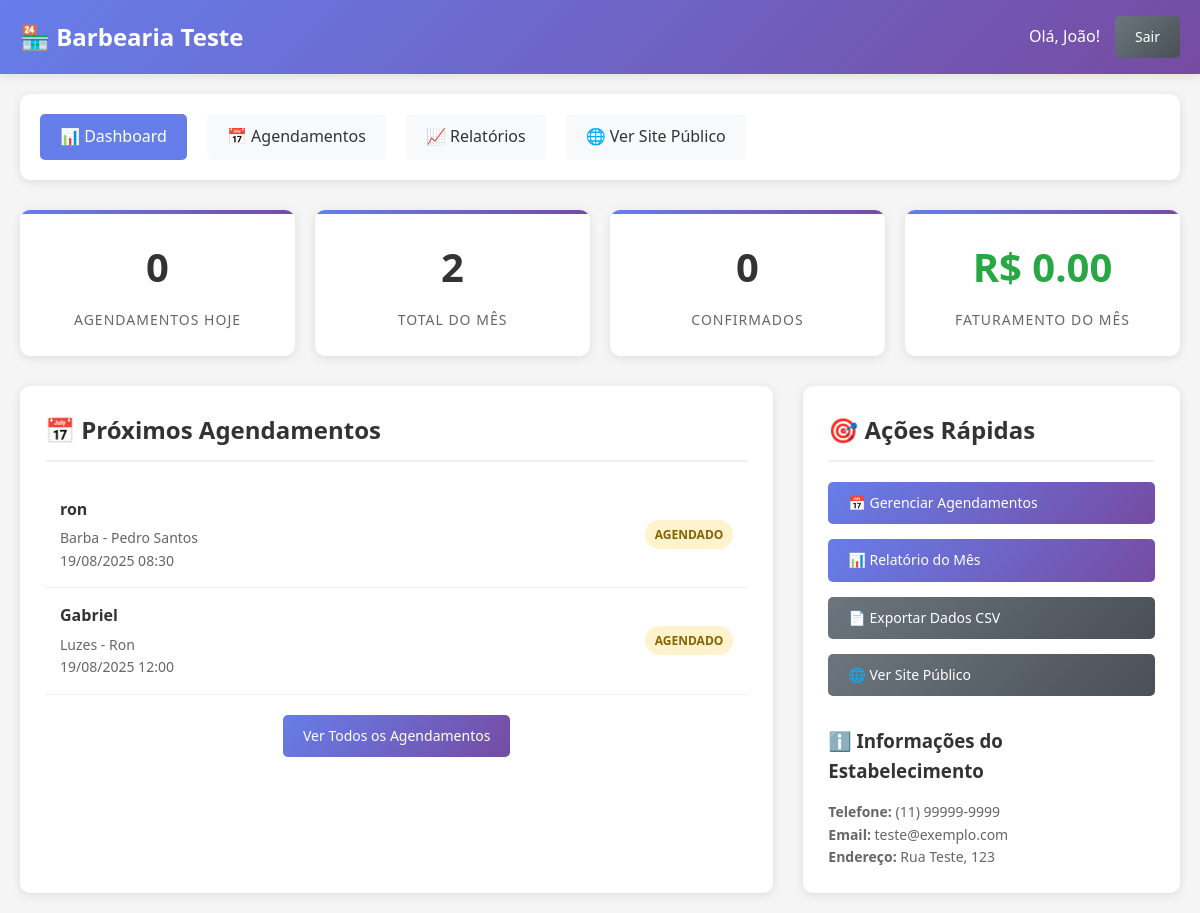
Page /estabelecimento/dashboard/ (signed in) on the committed database.
### barbearias/models.py (models this page shows, shortened)
class Barbearia(models.Model):
    TEMAS_CHOICES = [
        ('classico', 'Clássico (Azul e Branco)'),
        ('moderno', 'Moderno (Preto e Dourado)'),
        ('elegante', 'Elegante (Cinza e Verde)'),
        ('vibrante', 'Vibrante (Roxo e Rosa)'),
        ('rustico', 'Rústico (Marrom e Laranja)'),
        ('minimalista', 'Minimalista (Branco e Preto)'),
        ('tropical', 'Tropical (Verde e Azul)'),
        ('vintage', 'Vintage (Sépia e Bege)'),
    ]
    nome = models.CharField(max_length=200)
    endereco = models.TextField()
    telefone = models.CharField(max_length=20)
    email_notificacoes = models.EmailField(blank=True, null=True, help_text="Email para receber notificações de novos agendamentos")
    slug = models.SlugField(unique=True, max_length=200)
    usuario = models.OneToOneField(User, on_delete=models.CASCADE)
    plano = models.ForeignKey(Plano, on_delete=models.PROTECT, null=True, blank=True, help_text="Plano de assinatura do estabelecimento")
    ativa = models.BooleanField(default=True)
    tema = models.CharField(max_length=20, choices=TEMAS_CHOICES, default='classico', help_text="Tema visual do estabelecimento")
    criada_em = models.DateTimeField(auto_now_add=True)
    class Meta:
        verbose_name = "Estabelecimento"
        verbose_name_plural = "Estabelecimentos"

class Servico(models.Model):
    nome = models.CharField(max_length=200)
    preco = models.DecimalField(max_digits=8, decimal_places=2)
    duracao_minutos = models.PositiveIntegerField(help_text="Duração do serviço em minutos")
    barbearia = models.ForeignKey(Barbearia, on_delete=models.CASCADE, related_name='servicos')
    ativo = models.BooleanField(default=True)
    criado_em = models.DateTimeField(auto_now_add=True)
    class Meta:
        verbose_name = "Serviço"
        verbose_name_plural = "Serviços"

class Profissional(models.Model):
    nome = models.CharField(max_length=200)
    barbearia = models.ForeignKey(Barbearia, on_delete=models.CASCADE, related_name='profissionais')
    ativo = models.BooleanField(default=True)
    criado_em = models.DateTimeField(auto_now_add=True)
    class Meta:
        verbose_name = "Profissional"
        verbose_name_plural = "Profissionais"

### agendamentos/models.py (models this page shows, shortened)
class Agendamento(models.Model):
    STATUS_CHOICES = [
        ('agendado', 'Agendado'),
        ('confirmado', 'Confirmado'),
        ('cancelado', 'Cancelado'),
        ('concluido', 'Concluído'),
    ]
    nome_cliente = models.CharField(max_length=200)
    telefone_cliente = models.CharField(max_length=20)
    email_cliente = models.EmailField(blank=False, null=True, help_text="Email para receber lembretes do agendamento")
    servico = models.ForeignKey(Servico, on_delete=models.CASCADE)
    profissional = models.ForeignKey(Profissional, on_delete=models.CASCADE)
    barbearia = models.ForeignKey(Barbearia, on_delete=models.CASCADE)
    data_hora = models.DateTimeField()
    status = models.CharField(max_length=20, choices=STATUS_CHOICES, default='agendado')
    observacoes = models.TextField(blank=True)
    criado_em = models.DateTimeField(auto_now_add=True)
    notificacao_enviada = models.BooleanField(default=False)
    class Meta:
        verbose_name = "Agendamento"
        verbose_name_plural = "Agendamentos"
        ordering = ['-data_hora']

### barbearias/views.py (the view)
# urls.py: path('estabelecimento/dashboard/', views.dashboard_estabelecimento, name='dashboard_estabelecimento'),
@login_required
def dashboard_estabelecimento(request):
    try:
        barbearia = Barbearia.objects.get(usuario=request.user, ativa=True)
    except Barbearia.DoesNotExist:
        messages.error(request, 'Estabelecimento não encontrado.')
        return redirect('barbearias:login_estabelecimento')
    hoje = timezone.now().date()
    inicio_mes = hoje.replace(day=1)
    agendamentos_mes = Agendamento.objects.filter(
        barbearia=barbearia,
        data_hora__date__gte=inicio_mes
    )
    estatisticas = {
        'total_mes': agendamentos_mes.count(),
        'confirmados_mes': agendamentos_mes.filter(status='confirmado').count(),
        'concluidos_mes': agendamentos_mes.filter(status='concluido').count(),
        'hoje': Agendamento.objects.filter(
            barbearia=barbearia,
            data_hora__date=hoje
        ).count(),
        'faturamento_mes': agendamentos_mes.filter(status='concluido').aggregate(
            total=Sum('servico__preco')
        )['total'] or 0
    }
    proximos_agendamentos = Agendamento.objects.filter(
        barbearia=barbearia,
        data_hora__gte=timezone.now(),
        status__in=['agendado', 'confirmado']
    ).order_by('data_hora')[:10]
    context = {
        'barbearia': barbearia,
        'estatisticas': estatisticas,
        'proximos_agendamentos': proximos_agendamentos,
    }
    return render(request, 'barbearias/dashboard_estabelecimento.html', context)

### templates/barbearias/dashboard_estabelecimento.html (shortened to what this page needs)
<!DOCTYPE html>
<html lang="pt-br">
<head>
</head>
<body>
    <div class="header">
        <div class="container">
            <h1>🏪 {{ barbearia.nome }}</h1>
            <div class="user-info">
                <span>Olá, {{ user.first_name|default:user.username }}!</span>
                <a href="{% url 'barbearias:logout_estabelecimento' %}" class="btn btn-secondary">Sair</a>
            </div>
        </div>
    </div>
    <div class="container">
        <nav class="nav-menu">
            <ul>
                <li><a href="{% url 'barbearias:dashboard_estabelecimento' %}" class="active">📊 Dashboard</a></li>
                <li><a href="{% url 'barbearias:agendamentos_estabelecimento' %}">📅 Agendamentos</a></li>
                <li><a href="{% url 'barbearias:relatorios_estabelecimento' %}">📈 Relatórios</a></li>
                <li><a href="{{ barbearia.slug }}/" target="_blank">🌐 Ver Site Público</a></li>
            </ul>
        </nav>
        <div class="stats-grid">
            <div class="stat-card">
                <div class="stat-number">{{ estatisticas.hoje }}</div>
                <div class="stat-label">Agendamentos Hoje</div>
            </div>
            <div class="stat-card">
                <div class="stat-number">{{ estatisticas.total_mes }}</div>
                <div class="stat-label">Total do Mês</div>
            </div>
            <div class="stat-card">
                <div class="stat-number">{{ estatisticas.confirmados_mes }}</div>
                <div class="stat-label">Confirmados</div>
            </div>
            <div class="stat-card">
                <div class="stat-number faturamento">R$ {{ estatisticas.faturamento_mes|floatformat:2 }}</div>
                <div class="stat-label">Faturamento do Mês</div>
            </div>
        </div>
        <div class="content-grid">
            <div class="card">
                <h2>📅 Próximos Agendamentos</h2>
                {% if proximos_agendamentos %}
                    {% for agendamento in proximos_agendamentos %}
                        <div class="agendamento-item">
                            <div class="agendamento-info">
                                <h4>{{ agendamento.nome_cliente }}</h4>
                                <p>{{ agendamento.servico.nome }} - {{ agendamento.profissional.nome }}</p>
                                <p>{{ agendamento.data_hora|date:"d/m/Y H:i" }}</p>
                            </div>
                            <span class="status status-{{ agendamento.status }}">
                                {{ agendamento.get_status_display }}
                            </span>
                        </div>
                    {% endfor %}
                    <div style="text-align: center; margin-top: 20px;">
                        <a href="{% url 'barbearias:agendamentos_estabelecimento' %}" class="btn">Ver Todos os Agendamentos</a>
                    </div>
                {% else %}
                    <div class="empty-state">
                        <div>📅</div>
                        <p>Nenhum agendamento próximo</p>
                    </div>
                {% endif %}
            </div>
            <div class="card">
                <h2>🎯 Ações Rápidas</h2>
                <div style="display: flex; flex-direction: column; gap: 15px;">
                    <a href="{% url 'barbearias:agendamentos_estabelecimento' %}" class="btn">
                        📅 Gerenciar Agendamentos
                    </a>
                    <a href="{% url 'barbearias:relatorio_mensal_estabelecimento' %}" class="btn">
                        📊 Relatório do Mês
                    </a>
                    <a href="{% url 'barbearias:exportar_csv_estabelecimento' %}" class="btn btn-secondary">
                        📄 Exportar Dados CSV
                    </a>
                    <a href="/{{ barbearia.slug }}/" target="_blank" class="btn btn-secondary">
                        🌐 Ver Site Público
                    </a>
                </div>
                <h3 style="margin-top: 30px; margin-bottom: 15px; color: #333;">ℹ️ Informações do Estabelecimento</h3>
                <div style="font-size: 14px; color: #666;">
                    <p><strong>Telefone:</strong> {{ barbearia.telefone }}</p>
                    <p><strong>Email:</strong> {{ barbearia.email_notificacoes|default:"Não configurado" }}</p>
                    <p><strong>Endereço:</strong> {{ barbearia.endereco }}</p>
                </div>
            </div>
        </div>
    </div>
</body>
</html>

### templates/barbearias/dashboard_estabelecimento.html (style rules this page uses)
* { margin: 0; padding: 0; box-sizing: border-box; }
body { font-family: 'Segoe UI', Tahoma, Geneva, Verdana, sans-serif; background-color: #f5f5f5; line-height: 1.6; }
.header { background: linear-gradient(135deg, #667eea 0%, #764ba2 100%); color: white; padding: 1rem 0; box-shadow: 0 2px 10px rgba(0,0,0,0.1); }
.header .container { max-width: 1200px; margin: 0 auto; padding: 0 20px; display: flex; justify-content: space-between; align-items: center; }
.header h1 { font-size: 24px; }
.user-info { display: flex; align-items: center; gap: 15px; }
.container { max-width: 1200px; margin: 0 auto; padding: 20px; }
.nav-menu { background: white; border-radius: 10px; padding: 20px; margin-bottom: 30px; box-shadow: 0 2px 10px rgba(0,0,0,0.1); }
.nav-menu ul { list-style: none; display: flex; gap: 20px; flex-wrap: wrap; }
.nav-menu a { color: #333; text-decoration: none; padding: 10px 20px; border-radius: 5px; background-color: #f8f9fa; transition: all 0.3s; display: flex; align-items: center; gap: 8px; }
.nav-menu a:hover, .nav-menu a.active { background-color: #667eea; color: white; }
.stats-grid { display: grid; grid-template-columns: repeat(auto-fit, minmax(250px, 1fr)); gap: 20px; margin-bottom: 30px; }
.stat-card { background: white; padding: 25px; border-radius: 10px; box-shadow: 0 2px 10px rgba(0,0,0,0.1); text-align: center; position: relative; overflow: hidden; }
.stat-card::before { content: ''; position: absolute; top: 0; left: 0; right: 0; height: 4px; background: linear-gradient(135deg, #667eea 0%, #764ba2 100%); }
.stat-number { font-size: 2.5em; font-weight: bold; color: #333; margin-bottom: 10px; }
.stat-label { color: #666; font-size: 14px; text-transform: uppercase; letter-spacing: 1px; }
.faturamento { color: #28a745; }
.content-grid { display: grid; grid-template-columns: 2fr 1fr; gap: 30px; }
.card { background: white; border-radius: 10px; padding: 25px; box-shadow: 0 2px 10px rgba(0,0,0,0.1); }
.card h2 { color: #333; margin-bottom: 20px; padding-bottom: 10px; border-bottom: 2px solid #f0f0f0; }
.agendamento-item { display: flex; justify-content: space-between; align-items: center; padding: 15px; border-bottom: 1px solid #f0f0f0; transition: background-color 0.3s; }
.agendamento-info h4 { color: #333; margin-bottom: 5px; }
.agendamento-info p { color: #666; font-size: 14px; }
.status { padding: 5px 10px; border-radius: 20px; font-size: 12px; font-weight: bold; text-transform: uppercase; }
.status-agendado { background-color: #fff3cd; color: #856404; }
.btn { display: inline-block; padding: 10px 20px; background: linear-gradient(135deg, #667eea 0%, #764ba2 100%); color: white; text-decoration: none; border-radius: 5px; transition: all 0.3s; border: none; cursor: pointer; font-size: 14px; }
.btn-secondary { background: linear-gradient(135deg, #6c757d 0%, #495057 100%); }

### rows in the picture
Barbearia: nome "Barbearia Teste", telefone "(11) 99999-9999", email_notificacoes "teste@exemplo.com", endereco "Rua Teste, 123"
Agendamento: nome_cliente "ron", servico.nome "Barba", profissional.nome "Pedro Santos", data_hora "19/08/2025 08:30", status "AGENDADO"
Agendamento: nome_cliente "Gabriel", servico.nome "Luzes", profissional.nome "Ron", data_hora "19/08/2025 12:00", status "AGENDADO"

### other values in the picture
{{ user.first_name|default:user.username }} "João"
{{ estatisticas.hoje }} "0"
{{ estatisticas.total_mes }} "2"
{{ estatisticas.confirmados_mes }} "0"
{{ estatisticas.faturamento_mes|floatformat:2 }} "0.00"
